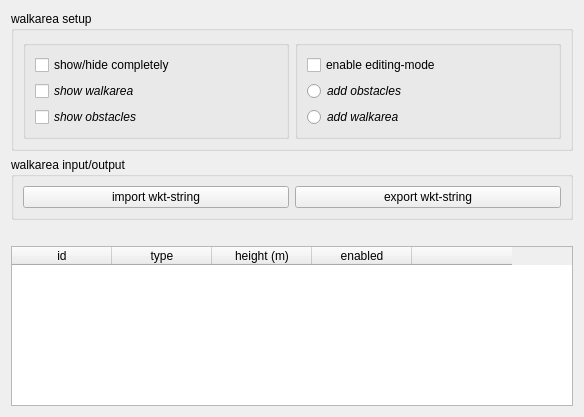
<?xml version="1.0" encoding="UTF-8"?>
<ui version="4.0">
 <class>WalkAreaWidget</class>
 <widget class="QWidget" name="WalkAreaWidget">
  <property name="geometry">
   <rect>
    <x>0</x>
    <y>0</y>
    <width>584</width>
    <height>417</height>
   </rect>
  </property>
  <property name="sizePolicy">
   <sizepolicy hsizetype="Expanding" vsizetype="Expanding">
    <horstretch>0</horstretch>
    <verstretch>0</verstretch>
   </sizepolicy>
  </property>
  <property name="focusPolicy">
   <enum>Qt::FocusPolicy::TabFocus</enum>
  </property>
  <property name="windowTitle">
   <string>Form</string>
  </property>
  <layout class="QVBoxLayout" name="verticalLayout">
   <item>
    <widget class="QGroupBox" name="settingsBox">
     <property name="sizePolicy">
      <sizepolicy hsizetype="Expanding" vsizetype="Minimum">
       <horstretch>0</horstretch>
       <verstretch>0</verstretch>
      </sizepolicy>
     </property>
     <property name="font">
      <font>
       <italic>false</italic>
      </font>
     </property>
     <property name="title">
      <string>walkarea setup</string>
     </property>
     <layout class="QHBoxLayout" name="horizontalLayout">
      <item>
       <widget class="QGroupBox" name="leftColumn">
        <property name="sizePolicy">
         <sizepolicy hsizetype="Expanding" vsizetype="Minimum">
          <horstretch>0</horstretch>
          <verstretch>0</verstretch>
         </sizepolicy>
        </property>
        <property name="title">
         <string/>
        </property>
        <layout class="QVBoxLayout" name="verticalLayout_2">
         <item>
          <widget class="QCheckBox" name="mVisibility">
           <property name="font">
            <font>
             <italic>false</italic>
             <bold>false</bold>
            </font>
           </property>
           <property name="text">
            <string>show/hide completely</string>
           </property>
          </widget>
         </item>
         <item>
          <widget class="QCheckBox" name="mWalkareaVisibilityToggle">
           <property name="font">
            <font>
             <italic>true</italic>
            </font>
           </property>
           <property name="text">
            <string>show walkarea</string>
           </property>
          </widget>
         </item>
         <item>
          <widget class="QCheckBox" name="mObstacleVisibilityToggle">
           <property name="font">
            <font>
             <italic>true</italic>
            </font>
           </property>
           <property name="text">
            <string>show obstacles</string>
           </property>
          </widget>
         </item>
        </layout>
       </widget>
      </item>
      <item>
       <widget class="QGroupBox" name="rightColumn">
        <property name="sizePolicy">
         <sizepolicy hsizetype="Expanding" vsizetype="Minimum">
          <horstretch>0</horstretch>
          <verstretch>0</verstretch>
         </sizepolicy>
        </property>
        <property name="title">
         <string/>
        </property>
        <layout class="QVBoxLayout" name="verticalLayout_3">
         <item>
          <widget class="QCheckBox" name="mEditModeToggle">
           <property name="font">
            <font>
             <italic>false</italic>
             <bold>false</bold>
            </font>
           </property>
           <property name="text">
            <string>enable editing-mode</string>
           </property>
          </widget>
         </item>
         <item>
          <widget class="QRadioButton" name="mObstacleRadio">
           <property name="font">
            <font>
             <italic>true</italic>
            </font>
           </property>
           <property name="text">
            <string>add obstacles</string>
           </property>
          </widget>
         </item>
         <item>
          <widget class="QRadioButton" name="mWalkareaRadio">
           <property name="font">
            <font>
             <italic>true</italic>
            </font>
           </property>
           <property name="text">
            <string>add walkarea</string>
           </property>
          </widget>
         </item>
        </layout>
       </widget>
      </item>
     </layout>
    </widget>
   </item>
   <item>
    <widget class="QGroupBox" name="exportBox">
     <property name="sizePolicy">
      <sizepolicy hsizetype="Expanding" vsizetype="Minimum">
       <horstretch>0</horstretch>
       <verstretch>0</verstretch>
      </sizepolicy>
     </property>
     <property name="font">
      <font>
       <italic>false</italic>
      </font>
     </property>
     <property name="focusPolicy">
      <enum>Qt::FocusPolicy::TabFocus</enum>
     </property>
     <property name="title">
      <string>walkarea input/output</string>
     </property>
     <layout class="QHBoxLayout" name="horizontalLayout_2">
      <item>
       <widget class="QPushButton" name="mImportButton">
        <property name="text">
         <string>import wkt-string</string>
        </property>
       </widget>
      </item>
      <item>
       <widget class="QPushButton" name="mExportButton">
        <property name="text">
         <string>export wkt-string</string>
        </property>
       </widget>
      </item>
     </layout>
    </widget>
   </item>
   <item>
    <widget class="QLabel" name="mStatusLabel">
     <property name="sizePolicy">
      <sizepolicy hsizetype="Expanding" vsizetype="Minimum">
       <horstretch>0</horstretch>
       <verstretch>0</verstretch>
      </sizepolicy>
     </property>
     <property name="font">
      <font>
       <italic>false</italic>
      </font>
     </property>
     <property name="text">
      <string>&lt;validation status&gt;</string>
     </property>
    </widget>
   </item>
   <item>
    <widget class="QTableWidget" name="mPolygonTable">
     <property name="verticalScrollBarPolicy">
      <enum>Qt::ScrollBarPolicy::ScrollBarAlwaysOff</enum>
     </property>
     <property name="horizontalScrollBarPolicy">
      <enum>Qt::ScrollBarPolicy::ScrollBarAlwaysOff</enum>
     </property>
     <property name="sizeAdjustPolicy">
      <enum>QAbstractScrollArea::SizeAdjustPolicy::AdjustIgnored</enum>
     </property>
     <property name="selectionMode">
      <enum>QAbstractItemView::SelectionMode::NoSelection</enum>
     </property>
     <property name="selectionBehavior">
      <enum>QAbstractItemView::SelectionBehavior::SelectRows</enum>
     </property>
     <property name="columnCount">
      <number>5</number>
     </property>
     <attribute name="horizontalHeaderVisible">
      <bool>true</bool>
     </attribute>
     <attribute name="horizontalHeaderStretchLastSection">
      <bool>false</bool>
     </attribute>
     <attribute name="verticalHeaderVisible">
      <bool>false</bool>
     </attribute>
     <column>
      <property name="text">
       <string>id</string>
      </property>
     </column>
     <column>
      <property name="text">
       <string>type</string>
      </property>
     </column>
     <column>
      <property name="text">
       <string>height (m)</string>
      </property>
     </column>
     <column>
      <property name="text">
       <string>enabled</string>
      </property>
     </column>
     <column>
      <property name="text">
       <string/>
      </property>
     </column>
    </widget>
   </item>
  </layout>
 </widget>
 <tabstops>
  <tabstop>mVisibility</tabstop>
  <tabstop>mWalkareaVisibilityToggle</tabstop>
  <tabstop>mObstacleVisibilityToggle</tabstop>
  <tabstop>mEditModeToggle</tabstop>
  <tabstop>mImportButton</tabstop>
  <tabstop>mExportButton</tabstop>
  <tabstop>mPolygonTable</tabstop>
 </tabstops>
 <resources/>
 <connections/>
</ui>
